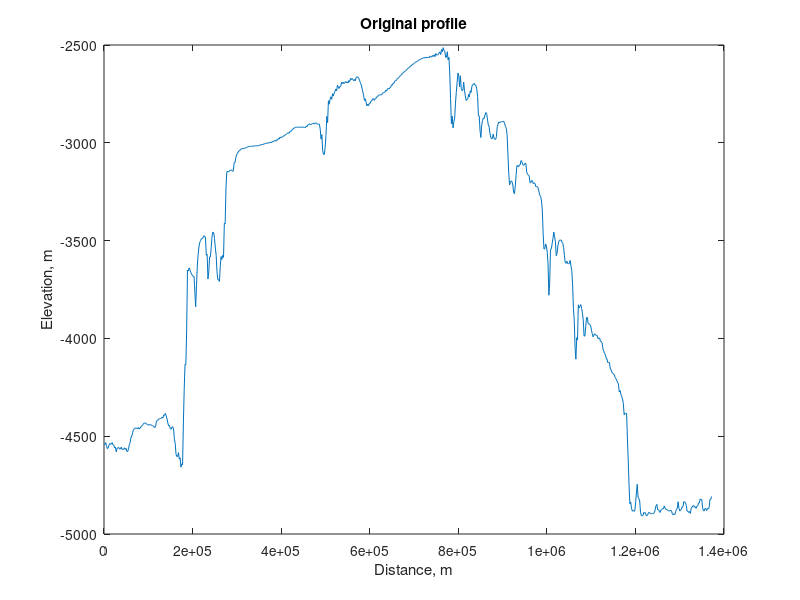
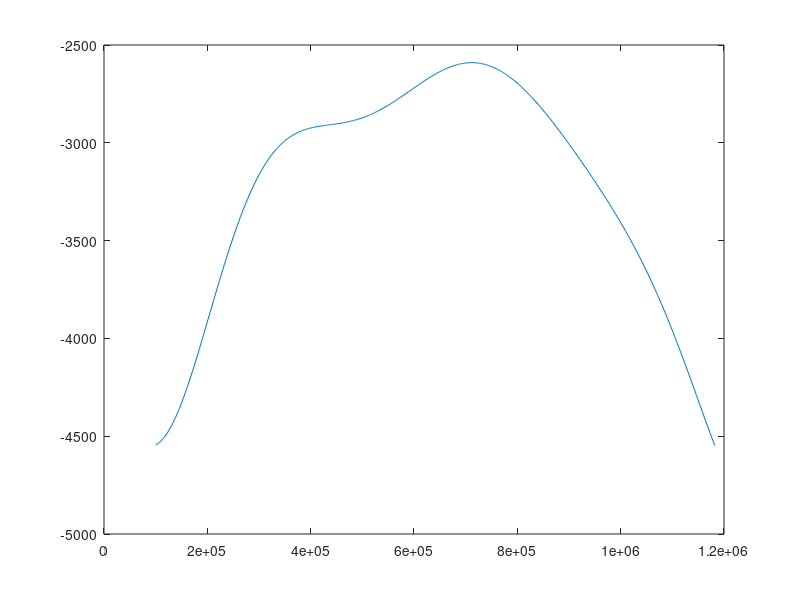

Write the MATLAB code that produced these figures, in order. (Note: this script raises an error after producing the figures.)
%% Generate cookie dough model for the NPLD

close all
layer_thickness = 5;
ice_thickness = 30;
total_thickness = 3000;

%Import x,y MOLA outline
load npld_xy
x = DistanceKm * 1000; %distance in metres
y = MOLA512ppdElevationabove73N;


plot(x,y)
title('Original profile');
xlabel('Distance, m');
ylabel('Elevation, m');

fit_coeff = [-2.11002559631190e-54,1.47864923144361e-47,-4.42231384212260e-41,7.35502315970651e-35,-7.42105431419209e-29,4.64159898149896e-23,-1.75848368158209e-17,3.73402853309855e-12,-3.71695936188702e-07,0.0147665674494390,-4676.62516115479];
y_fit = fit_coeff(1)*x.^10 + fit_coeff(2)*x.^9 + fit_coeff(3)*x.^8 + fit_coeff(4)*x.^7 + fit_coeff(5)*x.^6 + fit_coeff(6)*x.^5 + fit_coeff(7)*x.^4 + fit_coeff(8)*x.^3 + fit_coeff(9)*x.^2 + fit_coeff(10)*x + fit_coeff(11);
figure
plot(x,y_fit);

% Trim the ends off by x-values
x_crop = x(x>9.422e4);
y_crop = y_fit(x>9.422e4);
x_crop = x_crop(x_crop<1.276e6);
y_crop = y_crop(x_crop<1.276e6);

%Trim the end off by y-value (making it level)
x_crop = x_crop(y_crop > -4547);
y_crop = y_crop(y_crop > -4547);
plot(x_crop,y_crop);

y_crop = y_crop - min(y_crop); %changing elevation to 0

%% Create the polyA file

%assign node numbers
polyA = [[0:length(x_crop)-1]',x_crop,y_crop];

%% Create the polyB file

polyB = zeros(length(x_crop),4);

%loop everything around to make facets
for k = 0:length(polyA(:,1))-2
    polyB(k+1,1) = k;
    polyB(k+1,2) = k;
    polyB(k+1,3) = k+1;
    polyB(k+1,4) = 32; %all these facets are top facets
end

%Connecting the end to the start
end_node = polyA(end,1);
polyB(end,1) = polyB(end-1,1)+1;
polyB(end,2) = end_node;
polyB(end,3) = 0;
polyB(end,4) = 0; %facet flag

figure
flagPlot(polyA,polyB);

%% Add the internal facets

%find nodes one ice thickness up from bottom
%first_node = y_crop nearest to

%n_layers = max(y_crop)/(ice_thickness+layer_thickness);
%for k = 1:n_layers;
    
%end














